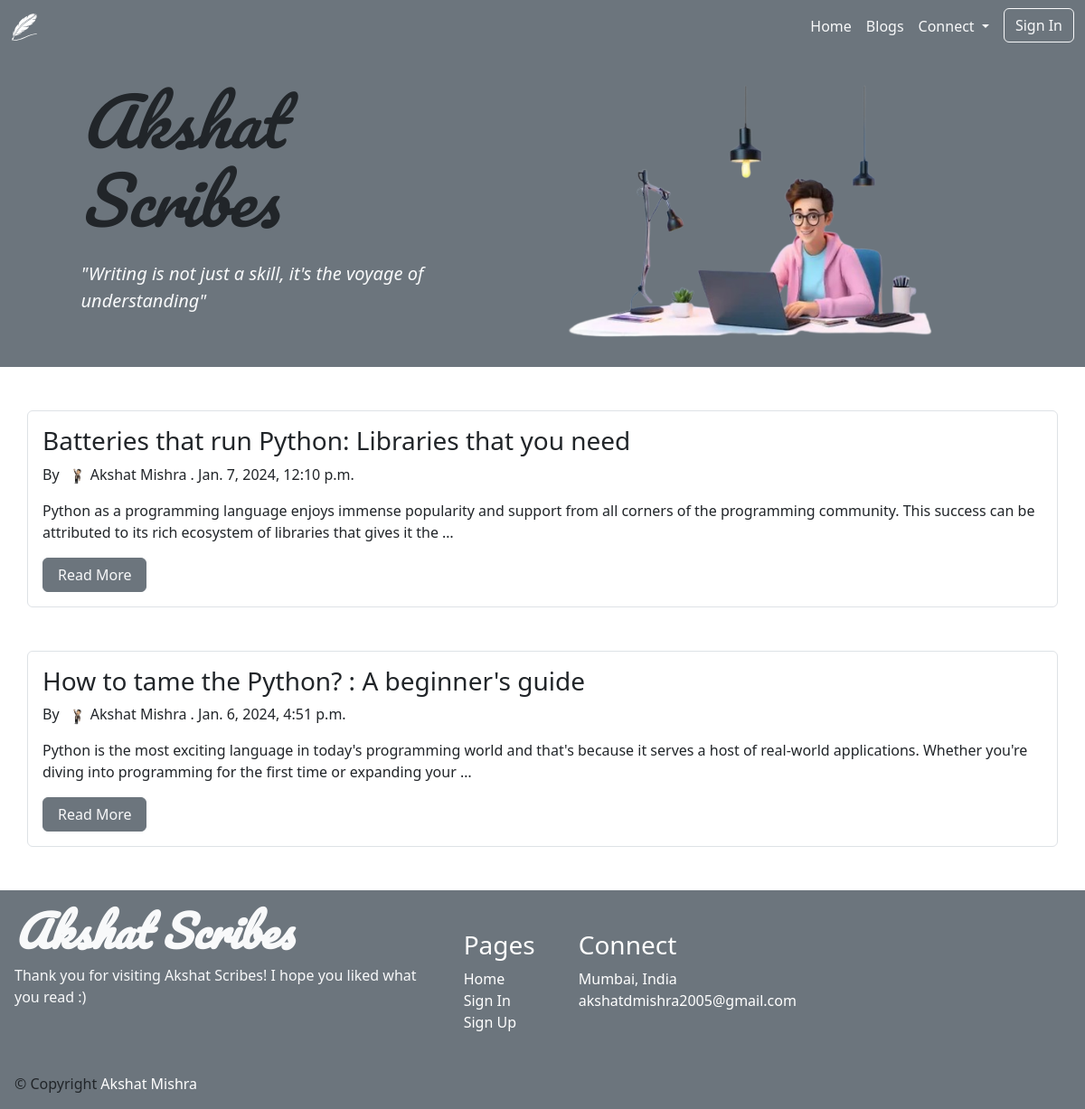
The page / on the database its author committed.
### Home/models.py (models this page shows, shortened)
class Post(models.Model):
    title = models.CharField(max_length=100)
    image = models.ImageField(null=True, blank=True, upload_to="images/")
    datetime = models.DateTimeField(default=datetime.now())
    content = models.CharField(max_length=10000000)

### Home/views.py (the view)
# urls.py: path('', views.index, name='index'),
def index(request):
    posts = Post.objects.all()
    return render(request, 'index.html', {'posts': posts})

### templates/index.html (shortened to what this page needs)
{% extends 'base.html' %}
{% load static %}
{% block content %}
<section id="hero" class=" my-auto bg-secondary">
  <div class="container">
    <div class="row justify-content-center align-items-center">
      <div class="col-md-5 text-center text-md-start">
        <h1>
          <div class="display-2 fst-italic text-dark" style="font-family:Pacifico, sans-serif;">Akshat Scribes</div>
        </h1>
        <p class="lead my-4 fst-italic text-light">"Writing is not just a skill, it's the voyage of understanding"</p>
      </div>
      <div class="col-md-6 text-center">
        <img class="img-fluid ml-md-5" src="{% static 'assets/img/hero.png' %}"></img>
      </div>
    </div>
  </div>
</section>
<section id="blogs" class="mx-2">
  {% for post in posts reversed %}
  <div>
    <div class="container my-5 p-3 rounded border">
      <h3 class="text-dark">{{post.title}}</h3>
      <p class="">By <img style="border-radius: 50%; height: 20px; width: 20px; margin-inline: 5px;" src="{% static 'assets/img/prof-pic.jpg' %}">Akshat Mishra . {{post.datetime}}</p>
      <div class="">
        <p class="">
          {{post.content|truncatewords:60|safe}}
        </p>
      </div>
      <div class="">
        <button class="btn btn-secondary rounded px-3" type="button"><a class="text-light text-decoration-none" href="/posts/{{post.id}}">Read More</a></button>
      </div>
    </div>
  </div>
  {% endfor %}
</section>
{% endblock %}

### rows shown on the page
Post: title "Batteries that run Python: Libraries that you need", datetime "Jan. 7, 2024, 12:10 p.m.", content "Python as a programming language enjoys immense popularity and support from all corners of the programming community. This success can be attributed to its rich ecosystem of libraries that gives it the …"
Post: title "How to tame the Python? : A beginner's guide", datetime "Jan. 6, 2024, 4:51 p.m.", content "Python is the most exciting language in today's programming world and that's because it serves a host of real-world applications. Whether you're diving into programming for the first time or expanding your …"
